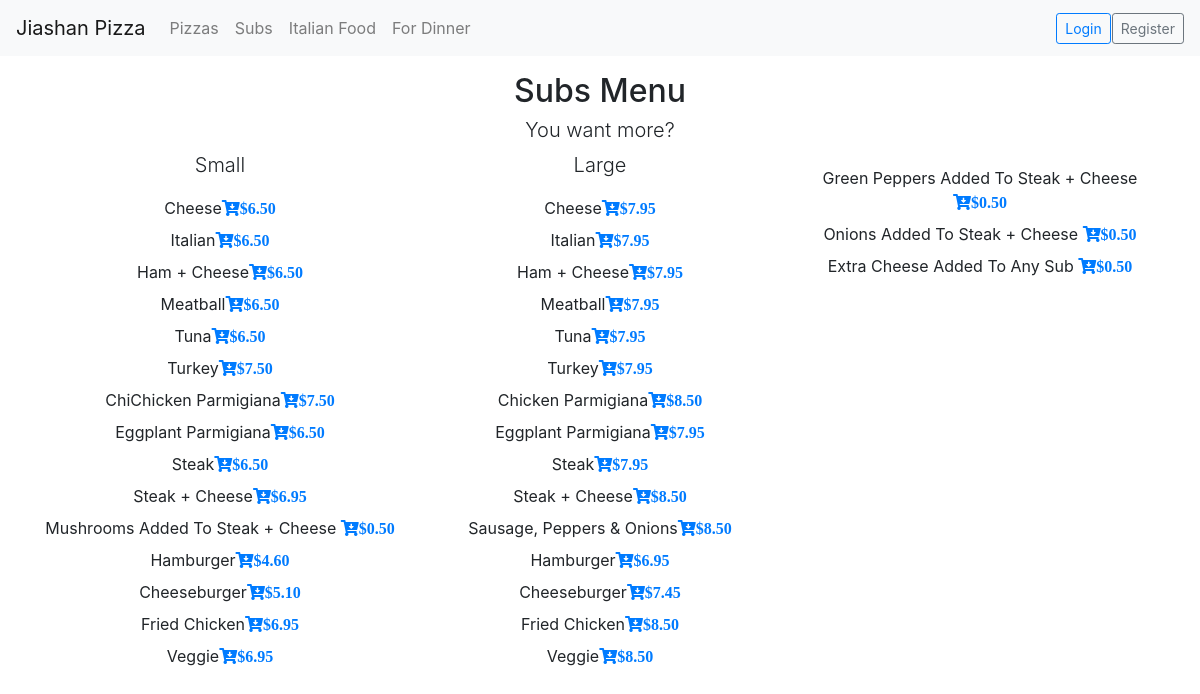
Page /subs on the committed database.
### orders/models.py (models this page shows, shortened)
class Sub (models.Model):
    name = models.CharField(max_length=64)
    subofsub = models.CharField(max_length=64, blank=True)
    size = models.CharField(max_length=5, blank=True)
    price = models.DecimalField(max_digits=5, decimal_places=2)

### orders/views.py (the view)
# urls.py: path("subs", views.subs, name="subs"),
def subs(request):
    subs = Sub.objects.all()
    context = {
    "user": request.user,
    "subs": subs,
    }
    return render(request, "orders/subs.html", context)

### orders/templates/orders/subs.html (shortened to what this page needs)
{% extends "orders/base.html" %}
{% block body %}
<div class="container text-center">
  <div class="row justify-content-center margin-top">
    <div class="col-4">
      <h2>Subs Menu</h2>
      <h4 class="lead">You want more?</h4>
    </div>
  </div>
  <div class="row">
    {% regroup subs|dictsortreversed:"size" by size as size_list %}
    {% for si in size_list %}
    <div class="col">
      <p class="lead">{{si.grouper}}</p>
      <dl class="text-center Capitalize">
        {% for s in si.list%}
        {% if s.subofsub%}
        <dd class="item">{{ s.subofsub }} added to {{ s.name }} <a href="#" data-type='sub' data-order='{"ID":"{{s.id}}", "size":"{{s.size}}", "name":"{{s.name}}", "subofsub":"{{s.subofsub}}", "price":{{s.price}}}' class="fas fa-cart-arrow-down new-order">${{s.price}}</a></dd>
        {% else %}
        <dd class="item">{{ s.name }}<a href="#" data-type='sub' data-order='{"ID":"{{s.id}}", "size":"{{s.size}}", "name":"{{s.name}}", "subofsub":"{{s.subofsub}}", "price":{{s.price}}}' class="fas fa-cart-arrow-down new-order">${{s.price}}</a></dd>
        {% endif %}
        {% endfor %}
      </dl>
    </div>
    {% endfor %}
  </div>
</div>
{% endblock %}

### orders/static/orders/styles.css (style rules this page uses)
.Capitalize { text-transform: capitalize; }
.margin-top { margin-top: 1em; }

### rows in the picture
Sub: grouper "Small", name "Cheese", price "6.50"
Sub: name "Italian", price "6.50"
Sub: name "Ham + Cheese", price "6.50"
Sub: name "Meatball", price "6.50"
Sub: name "Tuna", price "6.50"
Sub: name "Turkey", price "7.50"
Sub: name "ChiChicken Parmigiana", price "7.50"
Sub: name "Eggplant Parmigiana", price "6.50"
Sub: name "Steak", price "6.50"
Sub: name "Steak + Cheese", price "6.95"
Sub: subofsub "Mushrooms", name "Steak + Cheese", price "0.50"
Sub: name "Hamburger", price "4.60"
Sub: name "Cheeseburger", price "5.10"
Sub: name "Fried Chicken", price "6.95"
Sub: name "Veggie", price "6.95"
Sub: grouper "Large", name "Cheese", price "7.95"
Sub: name "Italian", price "7.95"
Sub: name "Ham + Cheese", price "7.95"
Sub: name "Meatball", price "7.95"
Sub: name "Tuna", price "7.95"
Sub: name "Turkey", price "7.95"
Sub: name "Chicken Parmigiana", price "8.50"
Sub: name "Eggplant Parmigiana", price "7.95"
Sub: name "Steak", price "7.95"
Sub: name "Steak + Cheese", price "8.50"
Sub: name "Sausage, Peppers & Onions", price "8.50"
Sub: name "Hamburger", price "6.95"
Sub: name "Cheeseburger", price "7.45"
Sub: name "Fried Chicken", price "8.50"
Sub: name "Veggie", price "8.50"
Sub: subofsub "Green Peppers", name "Steak + Cheese", price "0.50"
Sub: subofsub "Onions", name "Steak + Cheese", price "0.50"
Sub: subofsub "Extra Cheese", name "Any Sub", price "0.50"
